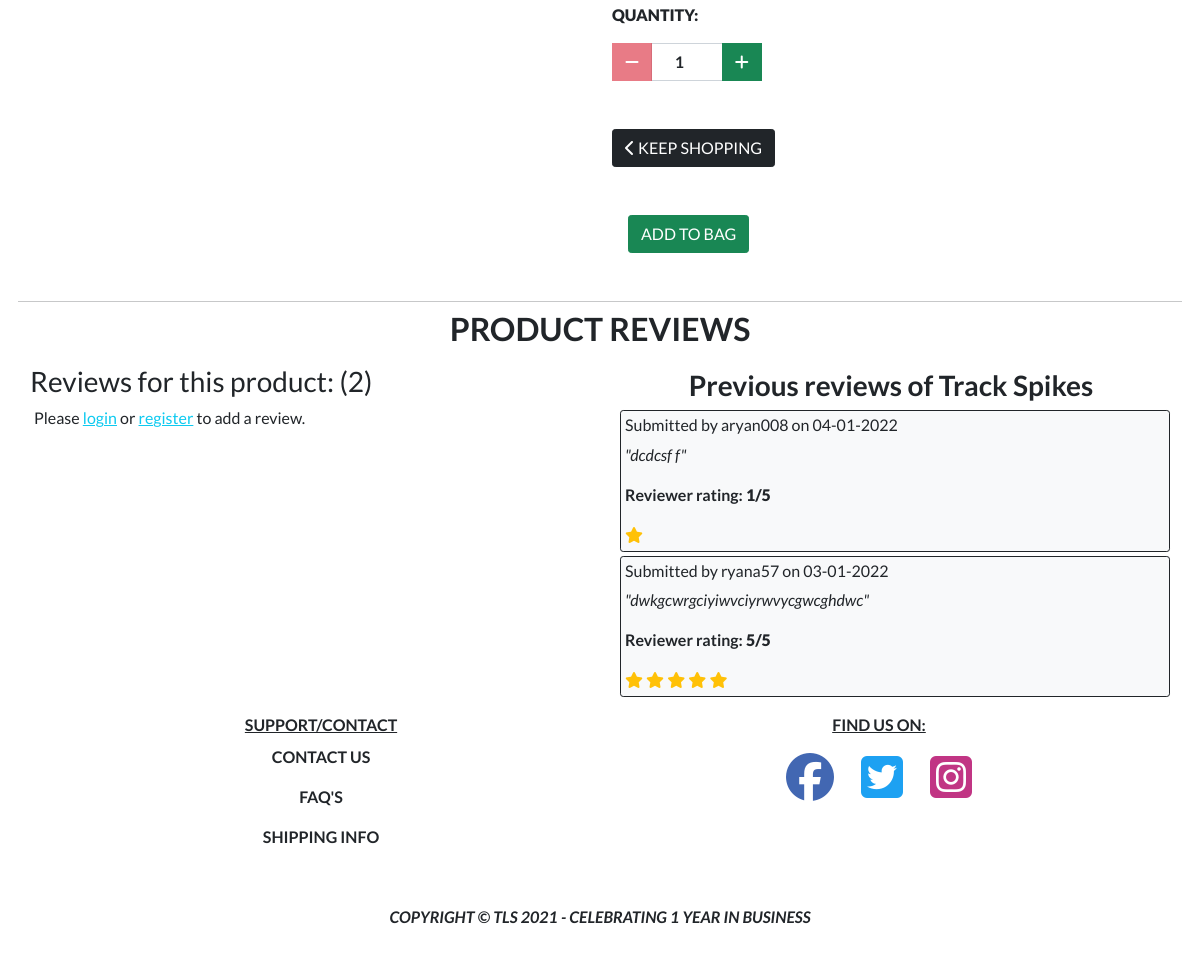
Page /products/2/ (lower part) on the earlier database version.
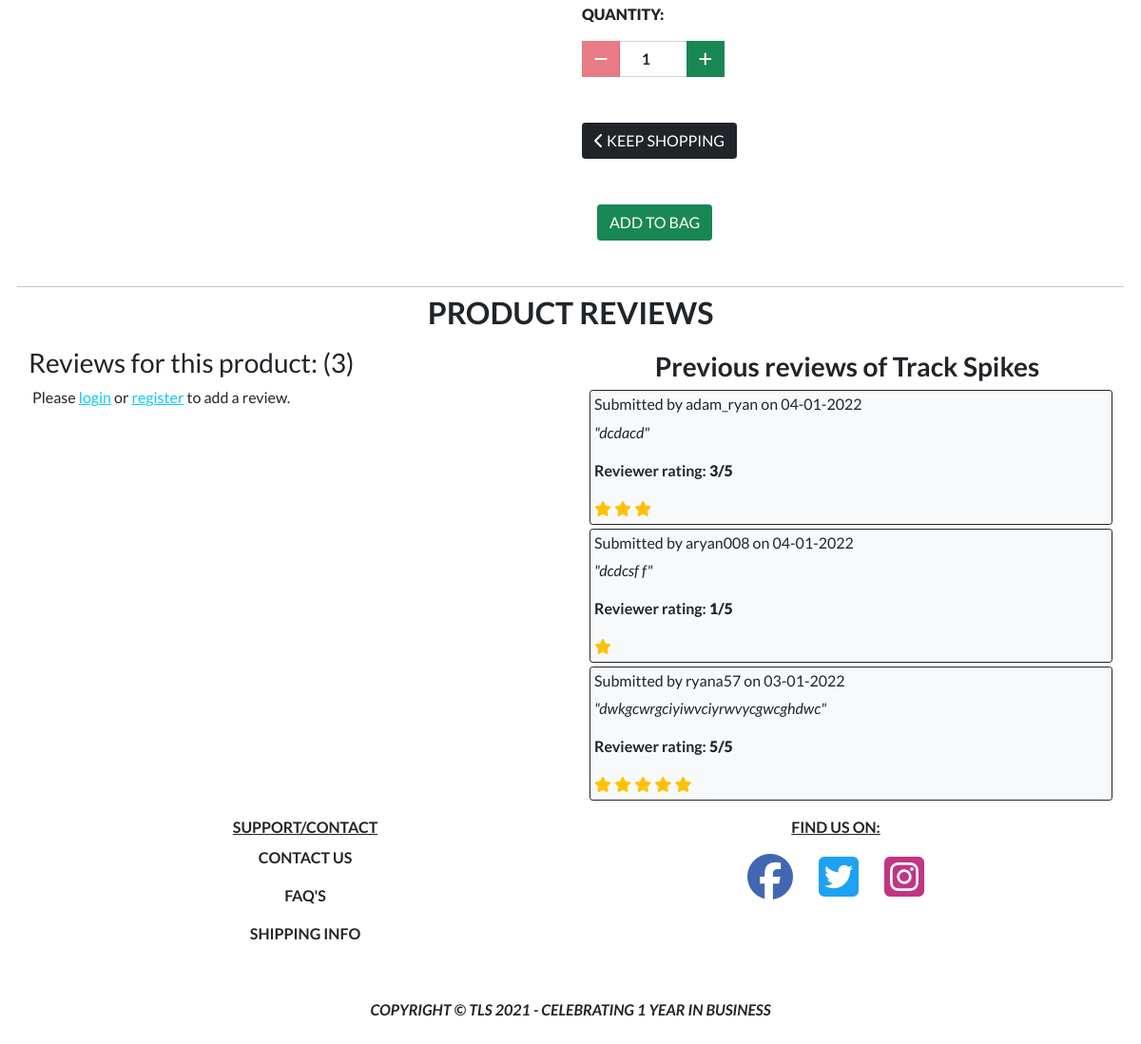
Same page on the later database version.
### products/models.py (models this page shows)
class ReviewProduct(models.Model):
    class Meta:
        ordering = ['-date_review']
    STARS = (
        (1, '1'),
        (2, '2'),
        (3, '3'),
        (4, '4'),
        (5, '5'),
        )
    user = models.ForeignKey(User, on_delete=models.CASCADE)
    product = models.ForeignKey(
        Product, related_name='reviews', on_delete=models.CASCADE)
    review_text_field = models.TextField(blank=True, null=True, max_length=300)
    review_star_rating = models.IntegerField(choices=STARS)
    date_review = models.DateTimeField(auto_now_add=True)

### products/views.py (the view, shortened to what this page needs)
# urls.py: path('<int:product_id>/', views.product_detail, name='product_detail'),
def product_detail(request, product_id):
    product = get_object_or_404(Product, pk=product_id)
    form = ReviewForm()
    can_add_review = True
    """ Help with product review sourced through:
    https://www.youtube.com/watch?app=desktop&v=Y5vvGQyHtpM
    """
    reviews = ReviewProduct.objects.filter(product=product)
    number_of_reviews = ReviewProduct.objects.filter(product=product).count()
    context = {
        'product': product,
        'form': form,
        'can_add_review': can_add_review,
        'reviews': reviews,
        'number_of_reviews': number_of_reviews,
    }
    return render(request, 'products/product_detail.html', context)

### products/forms.py
class ReviewForm(forms.ModelForm):
    class Meta:
        model = ReviewProduct
        exclude = ('user', 'product', 'date_review')

### bag/contexts.py (called while the page is built, shortened)
def bag_contents(request):
    bag_items = []
    total = 0
    product_count = 0
    bag = request.session.get('bag', {})
    if total < settings.FREE_DELIVERY_THRESHOLD:
        delivery = total * Decimal(settings.STANDARD_DELIVERY_PERCENTAGE / 100)
        free_delivery_delta = settings.FREE_DELIVERY_THRESHOLD - total
    else:
        delivery = 0
        free_delivery_delta = 0
    grand_total = delivery + total
    context = {
        'bag_items': bag_items,
        'total': total,
        'product_count': product_count,
        'delivery': delivery,
        'free_delivery_delta': free_delivery_delta,
        'free_delivery_threshold': settings.FREE_DELIVERY_THRESHOLD,
        'grand_total': grand_total,
    }
    return context

### products/templates/products/product_detail.html (shortened to what the changed rows need)
{% extends "base.html" %}
{% load static %}
{% block content %}
<div class="container g-0">
    <div class="row">
        <div class="col text-center mt-3">
            <h2 class="text-dark product-heading"><strong class="text-uppercase">Products</h2>
        </div>
    </div>
    <div class="row">
        <h2 class="text-dark product-heading text-center"><strong class="text-uppercase">Product Reviews</strong></h2>
            <div class="col-12 col-lg-6 mt-2 mb-1 review-section">
                <h3 class = "review-count">Reviews for this product: ({{ number_of_reviews }})</h3>
                {% if not user.is_authenticated %}
                    <p class = "review-instructions ms-1">Please <a class="text-info" href="{% url 'account_login' %}">login</a> or <a class="text-info"
                            href="{% url 'account_signup' %}">register</a> to add a review.</p>
                {% endif %}
            </div>
            <div class="col-12 col-lg-6 mt-2 mb-1 review-section text-dark pt-1">
            {% if reviews %}
                {% for review in product.reviews.all %}
                <div class="border border-1 border-dark rounded-1 bg-light pt-1 pb-1 mb-1 ps-1 ms-2 previous-reviews">
                    <h6>Submitted by {{ review.user }} on {{ review.date_review|date:"d-m-Y" }}</h6>
                    <p class = "fst-italic fw-normal">"{{ review.review_text_field }}"</p>
                    <p>Reviewer rating: <strong>{{ review.review_star_rating }}/5</strong></p>
                    {% for star in review.review_star_rating|ljust:review.review_star_rating %}
                    <i class="fas fa-star text-warning"></i>
                    {% endfor %}
                </div>
                {% endfor %}
            {% else %}
            <hr>
            <p class = "fst-italic fw-bold">No reviews of this product, be the first!</p>
            {% endif %}
            </div>
{% endblock %}

Differences in the rows shown:
added ReviewProduct: user "adam_ryan", date_review "04-01-2022", review_text_field "dcdacd", review_star_rating "3"
Other differences:
{{ number_of_reviews }}: "2" → "3"
